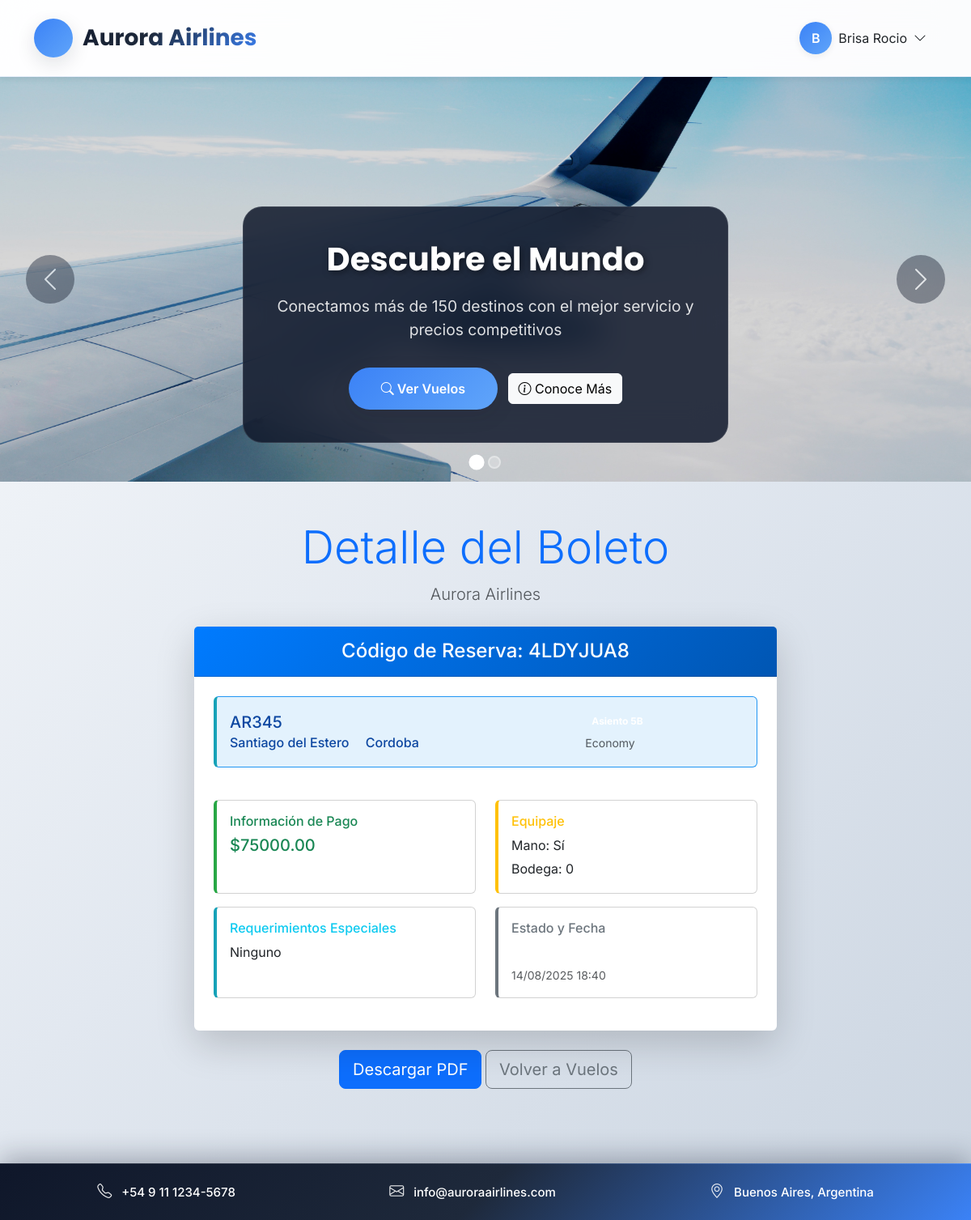
The page /boleto/3/ (signed in) on the database its author committed.
### gestion/models.py (models this page shows, shortened)
class Usuario(AbstractUser):
    documento = models.CharField(
        max_length=20,
        unique=True,
        validators=[RegexValidator(r'^[0-9]+$', 'Solo se permiten números')]
    )
    telefono = models.CharField(
        max_length=20,
        validators=[RegexValidator(r'^\+?[0-9]+$', 'Formato de teléfono inválido')]
    )
    fecha_nacimiento = models.DateField(null=True, blank=True)
    class Rol(models.TextChoices):
        ADMIN = 'AD', 'Administrador'
        PASAJERO = 'PA', 'Pasajero'
    rol = models.CharField(max_length=2, choices=Rol.choices, default=Rol.PASAJERO)

class Reserva(models.Model):
    class Estado(models.TextChoices):
        PENDIENTE = 'pendiente', _('Pendiente')
        CONFIRMADA = 'confirmada', _('Confirmada')
        CANCELADA = 'cancelada', _('Cancelada')
        CHECKIN = 'checkin', _('Check-In Realizado')
    vuelo = models.ForeignKey(Vuelo, on_delete=models.PROTECT, related_name='reservas')
    pasajero = models.ForeignKey(
        Usuario,
        on_delete=models.PROTECT,
        limit_choices_to={'rol': Usuario.Rol.PASAJERO},
        related_name='reservas'
    )
    asiento = models.OneToOneField(Asiento, on_delete=models.PROTECT, related_name='reserva')
    estado = models.CharField(max_length=20, choices=Estado.choices, default=Estado.PENDIENTE)
    fecha_reserva = models.DateTimeField(auto_now_add=True)
    fecha_modificacion = models.DateTimeField(auto_now=True)
    codigo_reserva = models.CharField(max_length=12, unique=True, editable=False)
    precio_final = models.DecimalField(max_digits=10, decimal_places=2, null=True, blank=True)
    equipaje_mano = models.BooleanField(default=True)
    equipaje_bodega = models.PositiveIntegerField(default=0)
    requerimientos_especiales = models.TextField(blank=True)
    class Meta:
        constraints = [
            models.UniqueConstraint(fields=['pasajero', 'vuelo'], name='reserva_unica_por_pasajero_y_vuelo'),
            models.CheckConstraint(check=models.Q(precio_final__gte=0), name='precio_final_positivo')
        ]
        ordering = ['-fecha_reserva']

class Vuelo(models.Model):
    class Estado(models.TextChoices):
        PROGRAMADO = 'programado', _('Programado')
        DEMORADO = 'demorado', _('Demorado')
        CANCELADO = 'cancelado', _('Cancelado')
        COMPLETADO = 'completado', _('Completado')
        EN_CURSO = 'en_curso', _('En Curso')
    avion = models.ForeignKey('Avion', on_delete=models.PROTECT, related_name='vuelos')
    codigo_vuelo = models.CharField(max_length=10, unique=True)
    origen = models.CharField(max_length=100, db_index=True)
    destino = models.CharField(max_length=100, db_index=True)
    fecha_salida = models.DateTimeField()
    fecha_llegada = models.DateTimeField()
    duracion = models.DurationField()
    estado = models.CharField(
        max_length=20,
        choices=Estado.choices,
        default=Estado.PROGRAMADO
    )
    precio_base = models.DecimalField(
        max_digits=10,
        decimal_places=2,
        validators=[MinValueValidator(0)]
    )
    tripulacion = models.ManyToManyField(
        'Usuario',
        limit_choices_to={'rol__in': ['AD', 'EM']},
        blank=True
    )
    class Meta:
        ordering = ['fecha_salida']
        indexes = [
            models.Index(fields=['origen', 'destino']),
            models.Index(fields=['fecha_salida']),
        ]
    @property
    def cancelado(self):
        return self.estado == self.Estado.CANCELADO

class Asiento(models.Model):
    class Tipo(models.TextChoices):
        ECONOMY = 'economy', _('Economy')
        PREMIUM = 'premium', _('Premium')
        BUSINESS = 'business', _('Business')
        FIRST = 'first', _('First Class')
    class Estado(models.TextChoices):
        DISPONIBLE = 'disponible', _('Disponible')
        RESERVADO = 'reservado', _('Reservado')
        OCUPADO = 'ocupado', _('Ocupado')
        MANTENIMIENTO = 'mantenimiento', _('En Mantenimiento')
    avion = models.ForeignKey(Avion, on_delete=models.CASCADE, related_name='asientos')
    vuelo = models.ForeignKey(Vuelo, on_delete=models.CASCADE, related_name='asientos')
    numero = models.CharField(max_length=10)
    fila = models.PositiveIntegerField()
    columna = models.CharField(max_length=5)
    tipo = models.CharField(max_length=20, choices=Tipo.choices, default=Tipo.ECONOMY)
    estado = models.CharField(max_length=20, choices=Estado.choices, default=Estado.DISPONIBLE)
    clase = models.CharField(max_length=20, choices=[("Turista", "Turista"), ("Ejecutiva", "Ejecutiva")], default="Turista")
    precio_extra = models.DecimalField(max_digits=10, decimal_places=2, default=0)
    class Meta:
        unique_together = ['avion', 'numero']
        ordering = ['fila', 'columna']

### gestion/views.py (the view)
# urls.py: path('boleto/<int:reserva_id>/', ver_boleto, name='ver_boleto'),
@login_required(login_url='login')
@pasajero_required
def ver_boleto(request, reserva_id):
    reserva = get_object_or_404(Reserva, id=reserva_id, pasajero=request.user)
    boleto = getattr(reserva, 'boleto', None)
    return render(request, 'gestion/boleto.html', {'reserva': reserva, 'boleto': boleto})

### gestion/templates/gestion/boleto.html (shortened to what this page needs)
{% extends 'gestion/base.html' %}
{% load static %}
{% block content %}
<div class="container mt-4">
    <div class="row justify-content-center">
        <div class="col-lg-8">
            <div class="text-center mb-4">
                <h2 class="display-4 text-primary font-weight-bold">
                    Detalle del Boleto
                </h2>
                <p class="lead text-muted">Aurora Airlines</p>
            </div>
            {% if reserva %}
                <div class="card shadow-lg border-0 mb-4">
                    <div class="card-header bg-gradient-primary text-white text-center py-3">
                        <h4 class="mb-0">
                            Código de Reserva: {{ reserva.codigo_reserva }}
                        </h4>
                    </div>
                    <div class="card-body p-4">
                        <div class="row mb-4">
                            <div class="col-md-12">
                                <div class="alert alert-info border-left-info">
                                    <div class="row align-items-center">
                                        <div class="col-md-8">
                                            <h5 class="mb-1">
                                                {{ reserva.vuelo.codigo_vuelo }}
                                            </h5>
                                            <p class="mb-0 h6">
                                                {{ reserva.vuelo.origen }}
                                                {{ reserva.vuelo.destino }}
                                            </p>
                                        </div>
                                        <div class="col-md-4 text-md-right">
                                            <span class="badge badge-primary badge-pill p-2">
                                            </span>
                                            <br>
                                            <small class="text-muted">{{ reserva.asiento.get_tipo_display }}</small>
                                        </div>
                                    </div>
                                </div>
                            </div>
                        </div>
                        <div class="row">
                            <div class="col-md-6 mb-3">
                                <div class="card border-left-success h-100">
                                    <div class="card-body">
                                        <h6 class="text-success mb-2">
                                            Información de Pago
                                        </h6>
                                        <p class="h5 text-success font-weight-bold mb-0">
                                            ${{ reserva.precio_final }}
                                        </p>
                                    </div>
                                </div>
                            </div>
                            <div class="col-md-6 mb-3">
                                <div class="card border-left-warning h-100">
                                    <div class="card-body">
                                        <h6 class="text-warning mb-2">
                                            Equipaje
                                        </h6>
                                        <p class="mb-1">
                                            Mano: {{ reserva.equipaje_mano|yesno:"Sí,No" }}
                                        </p>
                                        <p class="mb-0">
                                            Bodega: {{ reserva.equipaje_bodega }}
                                        </p>
                                    </div>
                                </div>
                            </div>
                        </div>
                        <div class="row">
                            <div class="col-md-6 mb-3">
                                <div class="card border-left-info h-100">
                                    <div class="card-body">
                                        <h6 class="text-info mb-2">
                                            Requerimientos Especiales
                                        </h6>
                                        <p class="mb-0">{{ reserva.requerimientos_especiales|default:"Ninguno" }}</p>
                                    </div>
                                </div>
                            </div>
                            <div class="col-md-6 mb-3">
                                <div class="card border-left-secondary h-100">
                                    <div class="card-body">
                                        <h6 class="text-secondary mb-2">
                                            Estado y Fecha
                                        </h6>
                                        <p class="mb-1">
                                            <span class="badge badge-success">{{ reserva.get_estado_display }}</span>
                                        </p>
                                        <p class="mb-0 small text-muted">
                                            {{ reserva.fecha_reserva|date:"d/m/Y H:i" }}
                                        </p>
                                    </div>
                                </div>
                            </div>
                        </div>
                    </div>
                </div>
                <div class="text-center mb-4">
                    <a href="{% url 'generar_pdf_boleto' reserva.id %}" class="btn btn-primary btn-lg mr-3">
                        Descargar PDF
                    </a>
                    <a href="{% url 'vuelos_disponibles' %}" class="btn btn-outline-secondary btn-lg">
                        Volver a Vuelos
                    </a>
                </div>
            {% endif %}
        </div>
    </div>
</div>
{% endblock %}

### gestion/templates/gestion/base.html (shortened to what this page needs)
{% load static %}
<!DOCTYPE html>
<html lang="es">
<head>
    <link href="https://cdn.jsdelivr.net/npm/bootstrap@5.3.2/dist/css/bootstrap.min.css" rel="stylesheet" />
    <link href="https://cdn.jsdelivr.net/npm/bootstrap-icons@1.11.0/font/bootstrap-icons.css" rel="stylesheet" />
</head>
<body>
    <header class="aurora-header">
        <div class="container">
            <div class="d-flex justify-content-between align-items-center">
                <a class="aurora-logo" href="{% url 'vuelos_disponibles' %}">
                    <div class="aurora-logo-icon"><i class="bi bi-airplane"></i></div>
                    Aurora Airlines
                </a>
                <div class="d-flex align-items-center">
                    <div class="auth-section">
                        {% if user.is_authenticated %}
                            <div class="dropdown">
                                <button class="btn d-flex align-items-center gap-2" type="button" data-bs-toggle="dropdown">
                                    <div class="user-avatar">{{ user.first_name|default:user.username|slice:":1"|upper }}</div>
                                    <span class="d-none d-md-inline">{{ user.first_name|default:user.username }}</span>
                                    <i class="bi bi-chevron-down"></i>
                                </button>
                            </div>
                        {% else %}
                            <div class="auth-buttons d-flex gap-2">
                                <a href="{% url 'login' %}" class="btn-auth-outline"><i class="bi bi-box-arrow-in-right"></i> Iniciar Sesión</a>
                                <a href="#" onclick="alert('Función de registro en desarrollo')" class="btn-auth"><i class="bi bi-person-plus"></i> Registrarse</a>
                            </div>
                        {% endif %}
                    </div>
                </div>
            </div>
        </div>
    </header>
    <div id="navCarousel" class="carousel slide" data-bs-ride="carousel">
        <div class="carousel-indicators">
            <button type="button" data-bs-target="#navCarousel" data-bs-slide-to="0" class="active"></button>
            <button type="button" data-bs-target="#navCarousel" data-bs-slide-to="1"></button>
        </div>
        <div class="carousel-inner">
            <div class="carousel-item active">
                <img src="{% static '1.png' %}" class="d-block w-100" alt="Vuelos Disponibles" />
                <div class="carousel-caption">
                    <h5>Descubre el Mundo</h5>
                    <p>Conectamos más de 150 destinos con el mejor servicio y precios competitivos</p>
                    <a href="{% url 'vuelos_disponibles' %}" class="btn btn-aurora-primary"><i class="bi bi-search"></i> Ver Vuelos</a>
                    <a href="#servicios" class="btn btn-light ms-2"><i class="bi bi-info-circle"></i> Conoce Más</a>
                </div>
            </div>
        </div>
        <button class="carousel-control-prev" type="button" data-bs-target="#navCarousel" data-bs-slide="prev">
            <span class="carousel-control-prev-icon"></span>
        </button>
        <button class="carousel-control-next" type="button" data-bs-target="#navCarousel" data-bs-slide="next">
            <span class="carousel-control-next-icon"></span>
        </button>
    </div>
    <main class="container my-5">
        {% block content %}{% endblock %}
    </main>
    <footer class="footer-aurora">
        <p><i class="bi bi-telephone"></i> +54 9 11 1234-5678</p>
        <p><i class="bi bi-envelope"></i> info@auroraairlines.com</p>
        <p><i class="bi bi-geo-alt"></i> Buenos Aires, Argentina</p>
    </footer>
</body>
</html>

### rows shown on the page
Usuario: first_name "B", first_name "Brisa Rocio"
Reserva: codigo_reserva "4LDYJUA8", vuelo.codigo_vuelo "AR345", vuelo.origen "Santiago del Estero", vuelo.destino "Cordoba", asiento.tipo "Economy", precio_final "75000.00", equipaje_mano "Sí", equipaje_bodega "0", requerimientos_especiales "Ninguno", fecha_reserva "14/08/2025 18:40"
